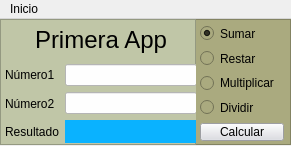
<?xml version="1.0" encoding="UTF-8"?>
<ui version="4.0">
 <class>MainWindow</class>
 <widget class="QMainWindow" name="MainWindow">
  <property name="geometry">
   <rect>
    <x>0</x>
    <y>0</y>
    <width>291</width>
    <height>146</height>
   </rect>
  </property>
  <property name="windowTitle">
   <string>MainWindow</string>
  </property>
  <widget class="QWidget" name="centralwidget">
   <widget class="QFrame" name="frame">
    <property name="geometry">
     <rect>
      <x>195</x>
      <y>0</y>
      <width>96</width>
      <height>126</height>
     </rect>
    </property>
    <property name="styleSheet">
     <string notr="true">background-color: rgb(170, 170, 127);</string>
    </property>
    <property name="frameShape">
     <enum>QFrame::StyledPanel</enum>
    </property>
    <property name="frameShadow">
     <enum>QFrame::Raised</enum>
    </property>
    <property name="lineWidth">
     <number>6</number>
    </property>
    <widget class="QWidget" name="layoutWidget_2">
     <property name="geometry">
      <rect>
       <x>5</x>
       <y>5</y>
       <width>84</width>
       <height>117</height>
      </rect>
     </property>
     <layout class="QVBoxLayout" name="verticalLayout">
      <item>
       <widget class="QRadioButton" name="Sumar">
        <property name="text">
         <string>Sumar</string>
        </property>
        <property name="checked">
         <bool>true</bool>
        </property>
       </widget>
      </item>
      <item>
       <widget class="QRadioButton" name="Restar">
        <property name="text">
         <string>Restar</string>
        </property>
       </widget>
      </item>
      <item>
       <widget class="QRadioButton" name="Multiplicar">
        <property name="text">
         <string>Multiplicar</string>
        </property>
       </widget>
      </item>
      <item>
       <widget class="QRadioButton" name="Dividir">
        <property name="text">
         <string>Dividir</string>
        </property>
       </widget>
      </item>
      <item>
       <widget class="QPushButton" name="pushButton">
        <property name="styleSheet">
         <string notr="true">background-color: rgb(220, 221, 227);</string>
        </property>
        <property name="text">
         <string>Calcular</string>
        </property>
       </widget>
      </item>
     </layout>
    </widget>
   </widget>
   <widget class="QFrame" name="frame_2">
    <property name="geometry">
     <rect>
      <x>0</x>
      <y>0</y>
      <width>196</width>
      <height>126</height>
     </rect>
    </property>
    <property name="styleSheet">
     <string notr="true">background-color: rgb(192, 198, 167);</string>
    </property>
    <property name="frameShape">
     <enum>QFrame::StyledPanel</enum>
    </property>
    <property name="frameShadow">
     <enum>QFrame::Raised</enum>
    </property>
    <widget class="QLabel" name="label_5">
     <property name="geometry">
      <rect>
       <x>35</x>
       <y>5</y>
       <width>141</width>
       <height>31</height>
      </rect>
     </property>
     <property name="font">
      <font>
       <pointsize>18</pointsize>
      </font>
     </property>
     <property name="text">
      <string>Primera App</string>
     </property>
    </widget>
    <widget class="QWidget" name="layoutWidget">
     <property name="geometry">
      <rect>
       <x>5</x>
       <y>45</y>
       <width>192</width>
       <height>79</height>
      </rect>
     </property>
     <layout class="QHBoxLayout" name="horizontalLayout_2">
      <item>
       <layout class="QVBoxLayout" name="verticalLayout_4">
        <item>
         <widget class="QLabel" name="label_6">
          <property name="text">
           <string>Número1</string>
          </property>
         </widget>
        </item>
        <item>
         <widget class="QLabel" name="label_7">
          <property name="text">
           <string>Número2</string>
          </property>
         </widget>
        </item>
        <item>
         <widget class="QLabel" name="label_8">
          <property name="text">
           <string>Resultado</string>
          </property>
         </widget>
        </item>
       </layout>
      </item>
      <item>
       <layout class="QVBoxLayout" name="verticalLayout_5">
        <item>
         <widget class="QLineEdit" name="num1txt">
          <property name="styleSheet">
           <string notr="true">background-color: rgb(254, 254, 254);</string>
          </property>
          <property name="alignment">
           <set>Qt::AlignCenter</set>
          </property>
         </widget>
        </item>
        <item>
         <widget class="QLineEdit" name="num2txt">
          <property name="styleSheet">
           <string notr="true">background-color: rgb(254, 254, 254);</string>
          </property>
          <property name="alignment">
           <set>Qt::AlignCenter</set>
          </property>
         </widget>
        </item>
        <item>
         <widget class="QLabel" name="resultado">
          <property name="enabled">
           <bool>true</bool>
          </property>
          <property name="minimumSize">
           <size>
            <width>0</width>
            <height>23</height>
           </size>
          </property>
          <property name="styleSheet">
           <string notr="true">QLabel{
	background-color: rgb(10,178,255);
	font: 75 12pt &quot;MS Shell Dlg 2&quot;;
	font-weight: bold
}</string>
          </property>
          <property name="text">
           <string/>
          </property>
          <property name="alignment">
           <set>Qt::AlignCenter</set>
          </property>
         </widget>
        </item>
       </layout>
      </item>
     </layout>
    </widget>
   </widget>
  </widget>
  <widget class="QMenuBar" name="menubar">
   <property name="geometry">
    <rect>
     <x>0</x>
     <y>0</y>
     <width>291</width>
     <height>21</height>
    </rect>
   </property>
   <widget class="QMenu" name="menuInicio">
    <property name="title">
     <string>Inicio</string>
    </property>
    <addaction name="actionCerrar"/>
   </widget>
   <addaction name="menuInicio"/>
  </widget>
  <action name="actionCerrar">
   <property name="text">
    <string>Cerrar</string>
   </property>
  </action>
 </widget>
 <resources/>
 <connections/>
</ui>
